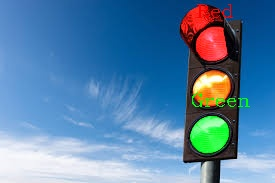
#> input picture picture_tagged4.jpg, 275 x 183 px, given in place of the camera
$ python color_capture_test6_txt_output.py
#> lines starting #> are read from the running program, lines starting #| are printed output that depends on the picture; after the words box and inside, x2 and y2 are one past the last pixel; in counts of white or black regions, pixels touching at a corner belong together
import cv2
import numpy as np
import time
from collections import deque
import os

class OptimizedColorDetector:
    def __init__(self):
        # 扩大颜色检测范围 (HSV格式)
        self.color_ranges = {
            'Red': [
                ([0, 120, 70], [10, 255, 255]),      # 红色范围1 - 扩大范围
                ([170, 120, 70], [180, 255, 255])     # 红色范围2 - 扩大范围
            ],
            'Green': [([35, 50, 50], [85, 255, 255])],  # 绿色范围扩大
            'Blue': [([90, 50, 50], [135, 255, 255])],  # 蓝色范围扩大
            'Gold': [([15, 80, 80], [35, 255, 255])],   # 金色范围扩大
            'Silver': [([0, 0, 100], [180, 50, 230])],  # 银色范围调整
            'Black': [([0, 0, 0], [180, 255, 60])]      # 黑色范围调整
        }

        self.color_bgr = {
            'Red': (0, 0, 255),
            'Green': (0, 255, 0),
            'Blue': (255, 0, 0),
            'Gold': (0, 215, 255),  # 金色
            'Silver': (192, 192, 192),  # 银色
            'Black': (50, 50, 50)   # 使用深灰色而不是纯黑，便于显示
        }

        # 性能优化设置
        self.processing_scale = 0.4
        self.target_width = 1920
        self.target_height = 1080

        self.fps_queue = deque(maxlen=30)
        self.prev_time = time.time()

        self.kernel_open = cv2.getStructuringElement(cv2.MORPH_ELLIPSE, (3, 3))
        self.kernel_close = cv2.getStructuringElement(cv2.MORPH_ELLIPSE, (7, 7))

        self.kernel_gold = cv2.getStructuringElement(cv2.MORPH_ELLIPSE, (5, 5))

        self.processing_times = deque(maxlen=30)

        # 状态文件
        self.status_file = "color_status.txt"
        self.last_status = None

        print("优化版高性能颜色识别系统初始化完成")
        print(f"目标颜色: 红, 绿, 蓝, 金, 银, 黑")
        print(f"处理比例: {self.processing_scale}")

    def optimize_frame(self, frame):
        display_frame = frame.copy()

        if self.processing_scale != 1.0:
            h, w = frame.shape[:2]
            new_w = int(w * self.processing_scale)
            new_h = int(h * self.processing_scale)
            process_frame = cv2.resize(frame, (new_w, new_h))
        else:
            process_frame = frame.copy()

        return display_frame, process_frame

    def enhance_color_detection(self, hsv, color_name):
        ranges = self.color_ranges[color_name]

        mask = None
        for lower, upper in ranges:
            lower_np = np.array(lower)
            upper_np = np.array(upper)
            temp_mask = cv2.inRange(hsv, lower_np, upper_np)

            if mask is None:
                mask = temp_mask
            else:
                mask = cv2.bitwise_or(mask, temp_mask)

        if mask is None:
            return None

        if color_name == 'Red':

            kernel_red = cv2.getStructuringElement(cv2.MORPH_ELLIPSE, (5, 5))
            mask = cv2.morphologyEx(mask, cv2.MORPH_OPEN, kernel_red)
            mask = cv2.morphologyEx(mask, cv2.MORPH_CLOSE, kernel_red)
        elif color_name == 'Gold':

            mask = cv2.morphologyEx(mask, cv2.MORPH_OPEN, self.kernel_gold)
            mask = cv2.morphologyEx(mask, cv2.MORPH_CLOSE, self.kernel_gold)
        elif color_name in ['Silver', 'Black']:

            mask = cv2.morphologyEx(mask, cv2.MORPH_OPEN, self.kernel_open)
        else:
            mask = cv2.morphologyEx(mask, cv2.MORPH_OPEN, self.kernel_open)
            mask = cv2.morphologyEx(mask, cv2.MORPH_CLOSE, self.kernel_close)

        return mask

    def check_color_proximity(self, color_areas):
        """检查红色或蓝色是否在绿色边上"""
        green_areas = [area for area in color_areas if area['name'] == 'Green']
        red_areas = [area for area in color_areas if area['name'] == 'Red']
        blue_areas = [area for area in color_areas if area['name'] == 'Blue']

        if not green_areas:
            return False

        # 检查每个红色区域是否靠近绿色区域
        for red_area in red_areas:
            for green_area in green_areas:
                if self.is_nearby(red_area, green_area):
                    return True

        # 检查每个蓝色区域是否靠近绿色区域
        for blue_area in blue_areas:
            for green_area in green_areas:
                if self.is_nearby(blue_area, green_area):
                    return True

        return False

    def is_nearby(self, area1, area2, distance_threshold=150):
        """判断两个颜色区域是否相邻"""
        x1, y1 = area1['center']
        x2, y2 = area2['center']

        # 计算两个区域中心的距离
        distance = np.sqrt((x1 - x2)**2 + (y1 - y2)**2)

        # 考虑区域大小，计算一个动态阈值
        size_factor = (area1['size'] + area2['size']) / 2
        dynamic_threshold = distance_threshold + size_factor * 0.5

        return distance < dynamic_threshold

    def update_status_file(self, status):
        """更新状态文件"""
        if status != self.last_status:
            try:
                with open(self.status_file, 'w') as f:
                    f.write(str(status))
                self.last_status = status
                print(f"状态更新: {status}")
            except Exception as e:
                print(f"写入文件错误: {e}")

    def fast_color_detection(self, process_frame, original_dims):
        start_time = time.time()
        detected_areas = []

        hsv = cv2.cvtColor(process_frame, cv2.COLOR_BGR2HSV)

        hsv = cv2.medianBlur(hsv, 3)

        scale_x, scale_y = 1.0, 1.0
        if self.processing_scale != 1.0:
            scale_x = original_dims[0] / process_frame.shape[1]
            scale_y = original_dims[1] / process_frame.shape[0]

        for color_name in self.color_ranges.keys():
            mask = self.enhance_color_detection(hsv, color_name)
            if mask is None:
                continue

            contours, _ = cv2.findContours(mask, cv2.RETR_EXTERNAL, cv2.CHAIN_APPROX_SIMPLE)

            area_thresholds = {
                'Red': 400,      # 降低红色阈值
                'Green': 400,    # 降低绿色阈值
                'Blue': 400,     # 降低蓝色阈值
                'Gold': 300,     # 降低金色阈值
                'Silver': 500,   # 降低银色阈值
                'Black': 600     # 降低黑色阈值
            }

            min_area = area_thresholds.get(color_name, 400)

            for contour in contours:
                area = cv2.contourArea(contour)
                if area > min_area:
                    hull = cv2.convexHull(contour)
                    x, y, w, h = cv2.boundingRect(hull)

                    if self.processing_scale != 1.0:
                        x = int(x * scale_x)
                        y = int(y * scale_y)
                        w = int(w * scale_x)
                        h = int(h * scale_y)
                        hull = (hull * np.array([scale_x, scale_y])).astype(np.int32)

                    perimeter = cv2.arcLength(hull, True)
                    if perimeter > 0:
                        circularity = 4 * np.pi * area / (perimeter * perimeter)
                        circularity_thresholds = {
                            'Red': 0.2,
                            'Green': 0.2,
                            'Blue': 0.2,
                            'Gold': 0.15,
                            'Silver': 0.25,
                            'Black': 0.15
                        }
                        min_circularity = circularity_thresholds.get(color_name, 0.2)
                        if circularity < min_circularity:
                            continue

                    center_x = x + w // 2
                    center_y = y + h // 2

                    detected_areas.append({
                        'name': color_name,
                        'center': (center_x, center_y),
                        'size': max(w, h),
                        'color': self.color_bgr[color_name],
                        'contour': hull
                    })

        # 检查颜色相邻状态并更新文件
        is_near_green = self.check_color_proximity(detected_areas)
        self.update_status_file(1 if is_near_green else 0)

        processing_time = (time.time() - start_time) * 1000
        self.processing_times.append(processing_time)

        return detected_areas

    def calculate_fps(self):

        current_time = time.time()
        fps = 1.0 / (current_time - self.prev_time)
        self.prev_time = current_time
        self.fps_queue.append(fps)
        return sum(self.fps_queue) / len(self.fps_queue) if self.fps_queue else fps

    def create_rounded_mask(self, contours, img_shape):

        mask = np.zeros(img_shape[:2], dtype=np.uint8)

        for contour in contours:
            if len(contour) > 2:
                epsilon = 0.005 * cv2.arcLength(contour, True)
                approx = cv2.approxPolyDP(contour, epsilon, True)
                cv2.fillPoly(mask, [approx], 255)

        mask = cv2.GaussianBlur(mask, (15, 15), 0)
        return mask

    def get_light_color(self, color_bgr, alpha=0.3):
        if color_bgr == (50, 50, 50):
            return (100, 100, 100)
        return tuple(int(c + (255 - c) * alpha) for c in color_bgr)

    def put_pretty_text(self, img, text, position, color,
                       font_scale=1.0, thickness=2, shadow=True):

        font = cv2.FONT_HERSHEY_SIMPLEX

        text = str(text)

        if shadow:
            shadow_color = (0, 0, 0)
            cv2.putText(img, text,
                       (position[0] + 2, position[1] + 2),
                       font, font_scale, shadow_color, thickness + 1,
                       cv2.LINE_AA)

        cv2.putText(img, text, position,
                   font, font_scale, color, thickness, cv2.LINE_AA)

    def process_frame(self, frame):

        display_frame, process_frame = self.optimize_frame(frame)

        display_frame = cv2.flip(display_frame, 1)
        process_frame = cv2.flip(process_frame, 1)

        original_dims = (display_frame.shape[1], display_frame.shape[0])
        detected_areas = self.fast_color_detection(process_frame, original_dims)

        result = display_frame.copy()

        color_layer = np.zeros_like(display_frame, dtype=np.uint8)

        for area in detected_areas:
            name = area['name']
            center = area['center']
            size = area['size']
            color = area['color']
            contour = area['contour']

            contour_mask = self.create_rounded_mask([contour], display_frame.shape)

            light_color = self.get_light_color(color, alpha=0.4)

            colored_area = np.full_like(display_frame, light_color, dtype=np.uint8)
            color_layer[contour_mask > 0] = colored_area[contour_mask > 0]

        result = cv2.addWeighted(display_frame, 0.7, color_layer, 0.3, 0)

        for area in detected_areas:
            name = area['name']
            center = area['center']
            size = area['size']
            color = area['color']

            font_scale = max(0.6, min(1.5, size / 150))
            thickness = max(1, int(size / 100))

            radius = max(25, size // 10)
            cv2.circle(result, center, radius, (40, 40, 40), -1)
            cv2.circle(result, center, radius, color, 2)

            text_size = cv2.getTextSize(name, cv2.FONT_HERSHEY_SIMPLEX, font_scale, thickness)[0]
            text_x = center[0] - text_size[0] // 2
            text_y = center[1] + text_size[1] // 2

            self.put_pretty_text(result, name, (text_x, text_y), color,
                               font_scale, thickness)

        return result, len(detected_areas)

    def add_performance_info(self, frame, detected_count):
        h, w = frame.shape[:2]

        fps = self.calculate_fps()

        avg_processing_time = sum(self.processing_times) / len(self.processing_times) if self.processing_times else 0

        title_bg = np.zeros((60, w, 3), dtype=np.uint8)
        title_bg[:, :] = (40, 40, 60)
        frame[0:60, 0:w] = cv2.addWeighted(frame[0:60, 0:w], 0.3, title_bg, 0.7, 0)

        title = "Color Detection System (Red, Green, Blue, Gold, Silver, Black)"
        self.put_pretty_text(frame, title, (20, 40),
                           (255, 255, 255), 0.8, 2)

        status_bg = np.zeros((40, w, 3), dtype=np.uint8)
        status_bg[:, :] = (30, 30, 30)
        frame[h-40:h, 0:w] = cv2.addWeighted(frame[h-40:h, 0:w], 0.4, status_bg, 0.6, 0)

        # 显示当前状态
        current_status = self.last_status if self.last_status is not None else 0
        status_color = (0, 255, 0) if current_status == 1 else (200, 200, 200)
        status_text = f"Detected: {detected_count} colors | Status: {current_status} | Q:Quit | S:Save | +/-:Scale"
        self.put_pretty_text(frame, status_text, (20, h-10),
                           status_color, 0.6, 1)

        fps_text = f"FPS: {fps:.1f}"
        fps_size = cv2.getTextSize(fps_text, cv2.FONT_HERSHEY_SIMPLEX, 0.6, 1)[0]
        self.put_pretty_text(frame, fps_text, (w - fps_size[0] - 20, 40),
                           (0, 255, 255), 0.6, 1)

        time_text = f"Process: {avg_processing_time:.1f}ms"
        time_size = cv2.getTextSize(time_text, cv2.FONT_HERSHEY_SIMPLEX, 0.5, 1)[0]
        self.put_pretty_text(frame, time_text, (w - time_size[0] - 20, 70),
                           (0, 200, 255), 0.5, 1)

        res_text = f"Resolution: {w}x{h}"
        res_size = cv2.getTextSize(res_text, cv2.FONT_HERSHEY_SIMPLEX, 0.5, 1)[0]
        self.put_pretty_text(frame, res_text, (w - res_size[0] - 20, 95),
                           (0, 200, 255), 0.5, 1)

        scale_text = f"Scale: {self.processing_scale}"
        scale_size = cv2.getTextSize(scale_text, cv2.FONT_HERSHEY_SIMPLEX, 0.5, 1)[0]
        self.put_pretty_text(frame, scale_text, (w - scale_size[0] - 20, 120),
                           (0, 255, 0), 0.5, 1)

def main():
    detector = OptimizedColorDetector()

    cap = cv2.VideoCapture(1)

    if not cap.isOpened():
        print("Cannot open camera!")
        return

    cap.set(cv2.CAP_PROP_FRAME_WIDTH, detector.target_width)
    cap.set(cv2.CAP_PROP_FRAME_HEIGHT, detector.target_height)
    cap.set(cv2.CAP_PROP_FPS, 60)

    actual_width = int(cap.get(cv2.CAP_PROP_FRAME_WIDTH))
    actual_height = int(cap.get(cv2.CAP_PROP_FRAME_HEIGHT))
    actual_fps = cap.get(cv2.CAP_PROP_FPS)

    print(f"Camera: {actual_width}x{actual_height}")
    print(f"FPS: {actual_fps}")
    print(f"Processing scale: {detector.processing_scale}")
    print(f"状态文件: {detector.status_file}")
    print("Press '+' to increase scale (more accurate)")
    print("Press '-' to decrease scale (faster)")
    print("Press 'S' to save screenshot")
    print("Press 'Q' to quit")

    screenshot_count = 0

    try:
        while True:
            ret, frame = cap.read()
#> frame is the input picture: shape (183, 275, 3); mean B, G, R 167.8, 130.7, 86.9
            if not ret:
                print("Failed to grab frame!")
                break

            result, count = detector.process_frame(frame)
#> in process_frame, `process_frame = cv2.flip(process_frame, 1)`:
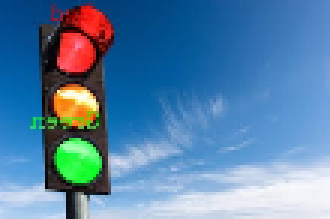
#> process_frame: shape (73, 110, 3) (shown 3 times larger); mean B, G, R 167.7, 130.7, 86.8
#> in fast_color_detection, `hsv = cv2.cvtColor(process_frame, cv2.COLOR_BGR2HSV)`: hsv: shape (73, 110, 3); mean H, S, V 98.4, 155.1, 182.2
#> in fast_color_detection, `hsv = cv2.medianBlur(hsv, 3)`: hsv: shape (73, 110, 3); mean H, S, V 97.7, 155.5, 182.4
#> the loop in fast_color_detection, `for color_name in self.color_ranges.keys():` made 6 passes
#> pass 1, in fast_color_detection, `mask = self.enhance_color_detection(hsv, color_name)`:
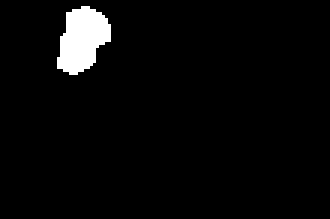
#> mask: shape (73, 110) (shown 3 times larger); 3.5% white; 1 white region, box (x1, y1, x2, y2) and area: (19, 2, 37, 25) 282
#> after the loop in fast_color_detection, `for color_name in self.color_ranges.keys():`:
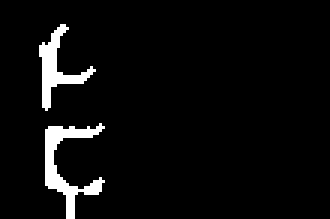
#> mask: shape (73, 110) (shown 3 times larger); 4.6% white; 2 white regions, box (x1, y1, x2, y2) and area: (15, 41, 35, 73) 211, (13, 8, 32, 37) 162
#> after the loop in fast_color_detection, `for color_name in self.color_ranges.keys():`: detected_areas = []
#> in fast_color_detection, `is_near_green = self.check_color_proximity(detected_areas)`: is_near_green = False
#> in process_frame, `detected_areas = self.fast_color_detection(process_frame, original_dims)`: detected_areas = []
#> after the loop in process_frame, `for area in detected_areas:`: color_layer: shape (183, 275, 3); every value is 0
#> in process_frame, `result = cv2.addWeighted(display_frame, 0.7, color_layer, 0.3, 0)`:
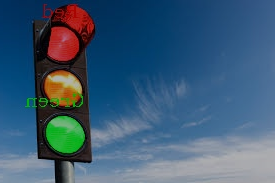
#> result: shape (183, 275, 3); mean B, G, R 117.5, 91.5, 60.8
#> count = 0

            detector.add_performance_info(result, count)
#> in add_performance_info, `frame[0:60, 0:w] = cv2.addWeighted(frame[0:60, 0:w], 0.3, title_bg, 0...`:
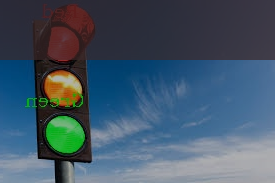
#> frame: shape (183, 275, 3); mean B, G, R 104.7, 87, 66.9
#> in put_pretty_text, `cv2.putText(img, text, position, font, font_scale, color, thickness, c..`: img: shape (183, 275, 3); mean B, G, R 111.3, 94.4, 73.8
#> call 2 of put_pretty_text, with position = (20, 173), color = (200, 200, 200), font_scale = 0.6, thickness = 1, shadow = True
#> in put_pretty_text (call 2), `cv2.putText(img, text, (position[0] + 2, position[1] + 2), font, font_..`:
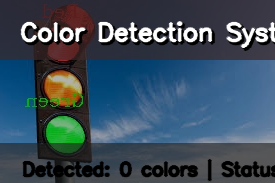
#> img: shape (183, 275, 3); mean B, G, R 92.5, 77.5, 59.4
#> in add_performance_info, `fps_size = cv2.getTextSize(fps_text, cv2.FONT_HERSHEY_SIMPLEX, 0.6, 1)..`: fps_size = (94, 14)
#> in add_performance_info, `time_size = cv2.getTextSize(time_text, cv2.FONT_HERSHEY_SIMPLEX, 0.5, ..`: time_size = (134, 12)
#> in add_performance_info, `res_size = cv2.getTextSize(res_text, cv2.FONT_HERSHEY_SIMPLEX, 0.5, 1)..`: res_size = (162, 12)
#> in add_performance_info, `scale_size = cv2.getTextSize(scale_text, cv2.FONT_HERSHEY_SIMPLEX, 0.5..`: scale_size = (80, 12)
#> in put_pretty_text (call 6), `cv2.putText(img, text, position, font, font_scale, color, thickness, c..`:
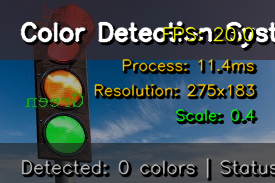
#> img: shape (183, 275, 3); mean B, G, R 83.6, 77.1, 62

            cv2.imshow('Optimized Color Detection System', result)

            key = cv2.waitKey(1) & 0xFF
#> (key q is pressed here)
            if key == ord('q') or key == ord('Q'):
                break
            elif key == ord('s') or key == ord('S'):

                screenshot_count += 1
                filename = f'color_detection_{screenshot_count}.png'
                cv2.imwrite(filename, result)
                print(f"Screenshot saved: {filename}")
            elif key == ord('+') or key == ord('='):
                detector.processing_scale = min(1.0, detector.processing_scale + 0.1)
                print(f"Scale increased to: {detector.processing_scale}")
            elif key == ord('-') or key == ord('_'):
                detector.processing_scale = max(0.2, detector.processing_scale - 0.1)
                print(f"Scale decreased to: {detector.processing_scale}")

    except KeyboardInterrupt:
        print("User interrupted")

    finally:
        cap.release()
        cv2.destroyAllWindows()
        print("Program exited")

if __name__ == "__main__":
    main()

$ run again, on color_detection_1.png
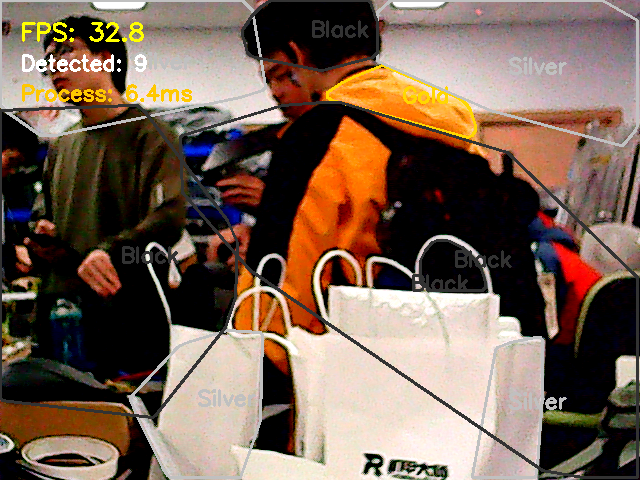
#> input picture color_detection_1.png, 640 x 480 px, given in place of the camera
#> in main, frame is the input picture: shape (480, 640, 3); mean B, G, R 83.8, 98.8, 121.3
#> the loop in fast_color_detection, `for color_name in self.color_ranges.keys():` made 6 passes
#> pass 1, in fast_color_detection, `mask = self.enhance_color_detection(hsv, color_name)`:
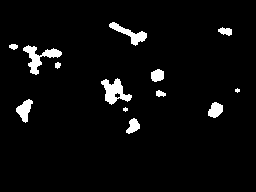
#> mask: shape (192, 256); 4.1% white; 13 white regions (2 under 20 px), largest, box (x1, y1, x2, y2) and area: (23, 45, 62, 75) 413, (101, 78, 132, 105) 413, (109, 22, 147, 46) 300
#> after the loop in fast_color_detection, `for color_name in self.color_ranges.keys():`: detected_areas = []
#> is_near_green = False
#> in process_frame, `detected_areas = self.fast_color_detection(process_frame, original_dims)`: detected_areas = []
#> count = 0
#> fps_size = (82, 14)
#> time_size = (134, 12)
#> res_size = (162, 12)
#> scale_size = (80, 12)
#> in put_pretty_text (call 6), `cv2.putText(img, text, position, font, font_scale, color, thickness, c..`:
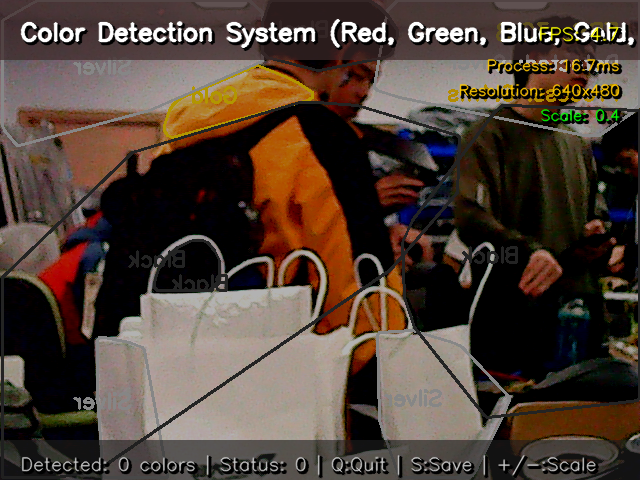
#> img: shape (480, 640, 3); mean B, G, R 54.5, 64.5, 80
